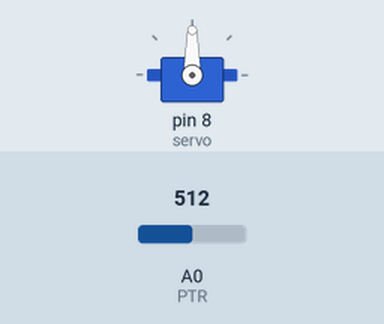
Simulated run of this sketch. Board: Arduino Uno, built with avr-gcc and run on an emulated ATmega328P. Shown: servo. The test bench sets the inputs (shaded band); at power-on: A0 (PTR) = 512.

Above: at 1.2 s.
1.3 s: A0 (PTR) set to 716
At 2.3 s:
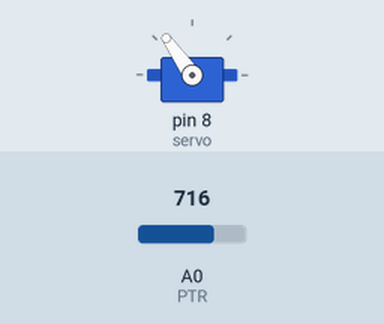
2.8 s: A0 (PTR) set to 900
At 3.4 s:
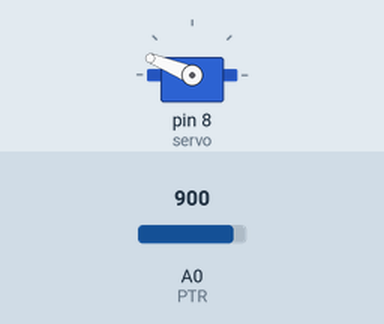
4.3 s: A0 (PTR) set to 1023
At 5.5 s:
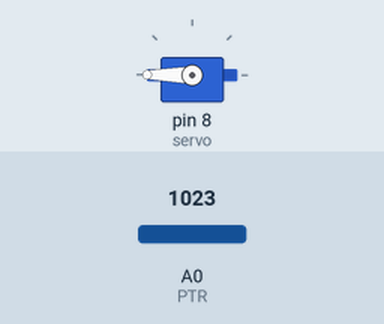
5.8 s: A0 (PTR) set to 306
At 6.9 s:
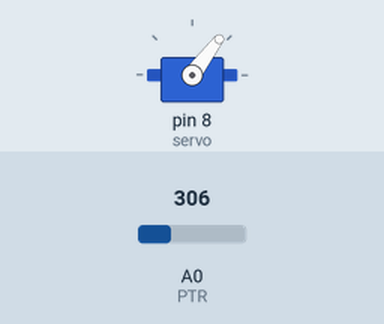
7.3 s: A0 (PTR) set to 122
At 8.0 s:
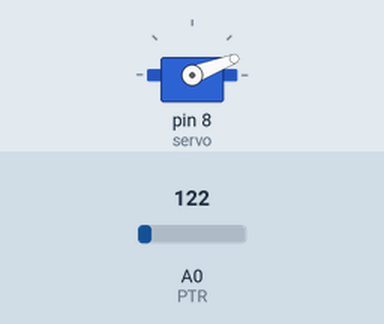
Timing chart, 0 to 9.8 s (numbered marks = the images above; inputs shaded):
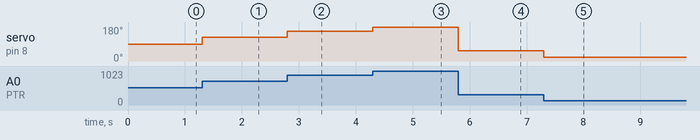

The sketch:

microgravity.ino
```cpp
#include <Servo.h>
#define PTR A0

Servo servo;

void setup() {
  servo.attach(8);
  servo.write(90);
}

void loop() {
  int val = analogRead(PTR);
  val = map(val, 0, 1023, 0, 180);
  servo.write(val);
}
```

Measured:
- after the input at 1.3 s, servo on pin 8 (servo): 90° → 125° at once
- after the input at 2.8 s, servo on pin 8 (servo): 125° → 158° at once
- after the input at 4.3 s, servo on pin 8 (servo): 158° → 180° at once
- after the input at 5.8 s, servo on pin 8 (servo): 180° → 53° at once
- after the input at 7.3 s, servo on pin 8 (servo): 53° → 21° at once
